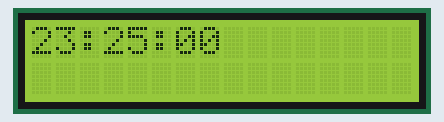
A sketch run on a simulated Arduino Uno, built with avr-gcc and run on an emulated ATmega328P. Parts: 16×2 character LCD.

Above: at 0.1 s.
At 4.1 s:
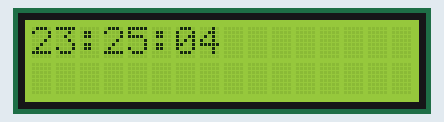
At 9.2 s:
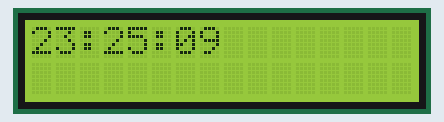
At 19.2 s:
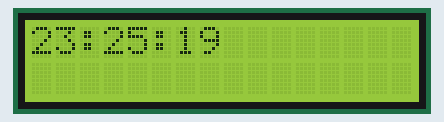
At 28.3 s:
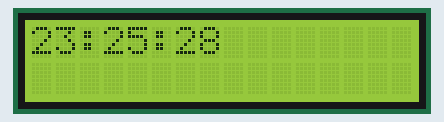
At 38.3 s:
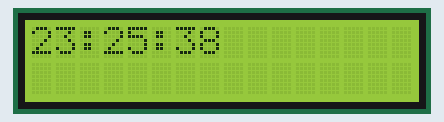

Measured:
- what the display in image 1 shows lasts 1.0 s, from 4.1 s to 5.1 s

The sketch:

clock.ino
```cpp
#include <LiquidCrystal.h>

// Pins for the LCD screen
LiquidCrystal lcd(12,11,5,4,3,2);

int h=23;
int m=25;
int s=00;
uint32_t current_time = 0;
uint32_t timer = 0;

void setup() {
  lcd.begin(16,2);
  current_time=millis();

  char time[16];
  sprintf(time, "%02i:%02i:%02i", h, m, s);
  lcd.clear();
  lcd.print(time);
}

void loop() {
  uint32_t new_time = millis();
  uint32_t frame_milliseconds = new_time - current_time;
  current_time = new_time;

  timer += frame_milliseconds;
  if(timer >= 1000)
  {
    timer -= 1000; // 1 second passed
    s += 1;
  }

  //
  // time overflow
  //
  if(s >= 60){
    s = 0;
    m += 1;
  }
  if(m >= 60)
  {
    m -= 60;
    h += 1;
  }
  if(h >= 24)
  {
    h -= 24;
    // its a new dawn, a new day!
  }

  // update seconds
  char seconds_label[2];
  sprintf(seconds_label, "%02i", s);
  lcd.setCursor(6, 0);
  lcd.print(seconds_label);

  // update minutes
  char minutes_label[2];
  sprintf(minutes_label, "%02i", m);
  lcd.setCursor(3, 0);
  lcd.print(minutes_label);

  // update hours
  char hours_label[2];
  sprintf(hours_label, "%02i", h);
  lcd.setCursor(0, 0);
  lcd.print(hours_label);

  // might as well
  delay(250);
}
```
